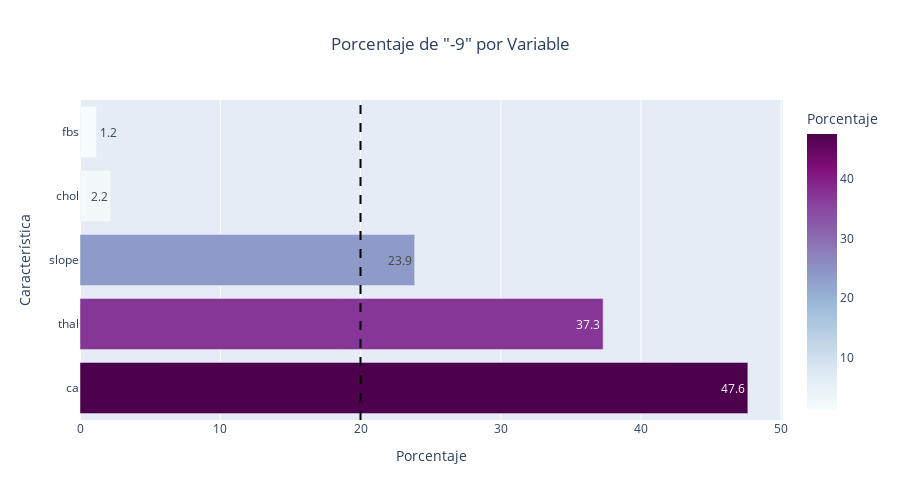
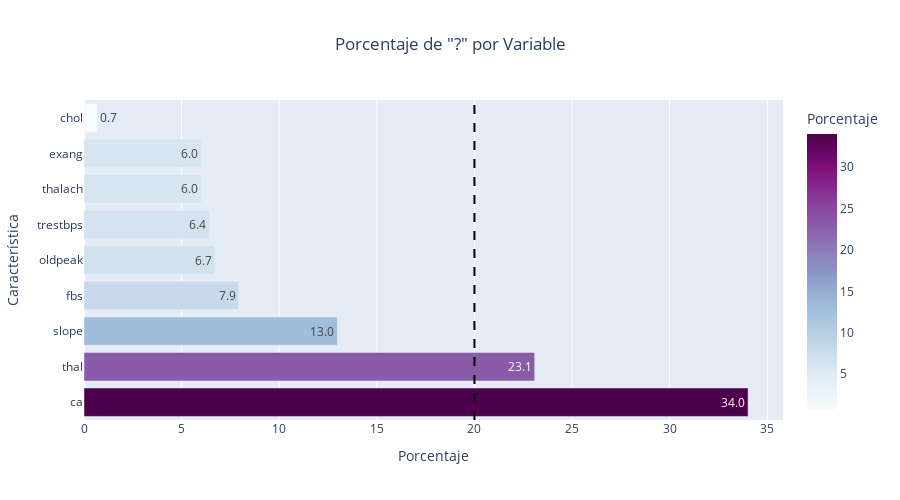

Source (notebook cell) for these figures, in order:
### Code cell
df = pd.read_csv('./datasets/train.csv')

INT_COLS = ['sex', 'cp', 'restecg', 'fbs', 'exang', 'slope', 'ca', 'thal']
FLOAT_COLS = ['age', 'trestbps', 'chol', 'thalach', 'oldpeak']
ALL_COLS = INT_COLS + FLOAT_COLS

df[ALL_COLS] = df[ALL_COLS].replace(['?', '<NA>', 'nan'], np.nan)
df[ALL_COLS] = df[ALL_COLS].apply(pd.to_numeric, errors='coerce')

df[INT_COLS] = df[INT_COLS].astype('Int64')
df[FLOAT_COLS] = df[FLOAT_COLS].astype(float)

minus_nine = (df[ALL_COLS] == -9).mean() * 100
minus_nine = minus_nine[minus_nine > 0].sort_values(ascending=False)

question_mark = (df.isna().mean() * 100).sort_values(ascending=False)
question_mark = question_mark[question_mark > 0]

visualization.plot_missing_plotly(minus_nine, 'Porcentaje de "-9" por Variable', 'Bupu', filename='./images/menos_9.png')
visualization.plot_missing_plotly(question_mark, 'Porcentaje de "?" por Variable', 'Bupu', filename='./images/interrogantes.png')

### Figure 1 — Plotly figure (JSON) as saved in the notebook; plotly's stock layout.template omitted (floating-point values rounded to 4 significant figures)
{"data": [{"hovertemplate": "Porcentaje=%{marker.color}<br>Característica=%{y}<extra></extra>", "legendgroup": "", "marker": {"color": [47.62, 37.3, 23.86, 2.186, 1.187], "coloraxis": "coloraxis", "pattern": {"shape": ""}}, "name": "", "orientation": "h", "showlegend": false, "textposition": "auto", "texttemplate": "%{x:.1f}", "type": "bar", "x": [47.62, 37.3, 23.86, 2.186, 1.187], "xaxis": "x", "y": ["ca", "thal", "slope", "chol", "fbs"], "yaxis": "y"}], "layout": {"barmode": "relative", "coloraxis": {"colorbar": {"title": {"text": "Porcentaje"}}, "colorscale": [[0, "rgb(247,252,253)"], [0.125, "rgb(224,236,244)"], [0.25, "rgb(191,211,230)"], [0.375, "rgb(158,188,218)"], [0.5, "rgb(140,150,198)"], [0.625, "rgb(140,107,177)"], [0.75, "rgb(136,65,157)"], [0.875, "rgb(129,15,124)"], [1, "rgb(77,0,75)"]]}, "height": 500, "legend": {"tracegroupgap": 0}, "shapes": [{"line": {"color": "black", "dash": "dash"}, "type": "line", "x0": 20, "x1": 20, "xref": "x", "y0": 0, "y1": 1, "yref": "y domain"}], "showlegend": false, "title": {"text": "Porcentaje de \"-9\" por Variable", "x": 0.5}, "xaxis": {"anchor": "y", "domain": [0, 1], "title": {"text": "Porcentaje"}}, "yaxis": {"anchor": "x", "domain": [0, 1], "title": {"text": "Característica"}}}}

### Figure 2 — Plotly figure (JSON) as saved in the notebook; plotly's stock layout.template omitted (floating-point values rounded to 4 significant figures)
{"data": [{"hovertemplate": "Porcentaje=%{marker.color}<br>Característica=%{y}<extra></extra>", "legendgroup": "", "marker": {"color": [34.02, 23.09, 12.98, 7.923, 6.694, 6.421, 6.011, 6.011, 0.6831], "coloraxis": "coloraxis", "pattern": {"shape": ""}}, "name": "", "orientation": "h", "showlegend": false, "textposition": "auto", "texttemplate": "%{x:.1f}", "type": "bar", "x": [34.02, 23.09, 12.98, 7.923, 6.694, 6.421, 6.011, 6.011, 0.6831], "xaxis": "x", "y": ["ca", "thal", "slope", "fbs", "oldpeak", "trestbps", "thalach", "exang", "chol"], "yaxis": "y"}], "layout": {"barmode": "relative", "coloraxis": {"colorbar": {"title": {"text": "Porcentaje"}}, "colorscale": [[0, "rgb(247,252,253)"], [0.125, "rgb(224,236,244)"], [0.25, "rgb(191,211,230)"], [0.375, "rgb(158,188,218)"], [0.5, "rgb(140,150,198)"], [0.625, "rgb(140,107,177)"], [0.75, "rgb(136,65,157)"], [0.875, "rgb(129,15,124)"], [1, "rgb(77,0,75)"]]}, "height": 500, "legend": {"tracegroupgap": 0}, "shapes": [{"line": {"color": "black", "dash": "dash"}, "type": "line", "x0": 20, "x1": 20, "xref": "x", "y0": 0, "y1": 1, "yref": "y domain"}], "showlegend": false, "title": {"text": "Porcentaje de \"?\" por Variable", "x": 0.5}, "xaxis": {"anchor": "y", "domain": [0, 1], "title": {"text": "Porcentaje"}}, "yaxis": {"anchor": "x", "domain": [0, 1], "title": {"text": "Característica"}}}}
